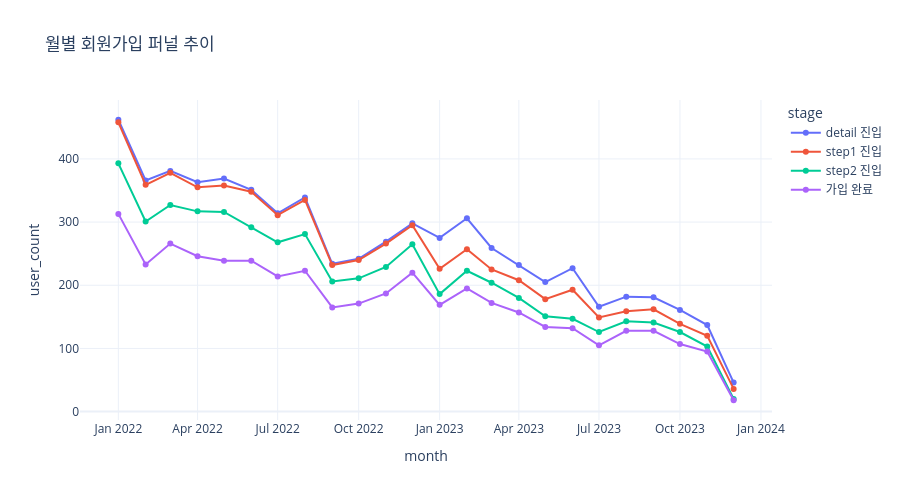

Notebook code cell kept with this figure:
### Markdown cell above
## 5.3 월별 가입 퍼널 추이

### Code cell
# =========================
# 5.3 월별 가입 퍼널 추이
# =========================

query = signup_cte + """
SELECT month,
       SUM(detail_users) AS detail_users, SUM(step1_users) AS step1_users,
       SUM(step2_users) AS step2_users, SUM(done_users) AS done_users
FROM (
    SELECT DATE_FORMAT(detail_time, '%%Y-%%m') AS month,
           COUNT(DISTINCT user_uuid) AS detail_users, 0 AS step1_users, 0 AS step2_users, 0 AS done_users
    FROM step_detail_users GROUP BY DATE_FORMAT(detail_time, '%%Y-%%m')
    UNION ALL
    SELECT DATE_FORMAT(step1_time, '%%Y-%%m'), 0, COUNT(DISTINCT user_uuid), 0, 0
    FROM step1_users GROUP BY DATE_FORMAT(step1_time, '%%Y-%%m')
    UNION ALL
    SELECT DATE_FORMAT(step2_time, '%%Y-%%m'), 0, 0, COUNT(DISTINCT user_uuid), 0
    FROM step2_users GROUP BY DATE_FORMAT(step2_time, '%%Y-%%m')
    UNION ALL
    SELECT DATE_FORMAT(done_time, '%%Y-%%m'), 0, 0, 0, COUNT(DISTINCT user_uuid)
    FROM step3_done_users GROUP BY DATE_FORMAT(done_time, '%%Y-%%m')
) t
WHERE month IS NOT NULL
GROUP BY month ORDER BY month;
"""

monthly_funnel = pd.read_sql(query, engine)
monthly_long = monthly_funnel.melt(
    id_vars=["month"],
    value_vars=["detail_users", "step1_users", "step2_users", "done_users"],
    var_name="stage", value_name="user_count"
)
monthly_long["stage"] = monthly_long["stage"].map({
    "detail_users": "detail 진입", "step1_users": "step1 진입",
    "step2_users": "step2 진입", "done_users": "가입 완료"
})

fig = px.line(monthly_long, x="month", y="user_count", color="stage", markers=True,
              title="월별 회원가입 퍼널 추이", height=500)
fig.show()

### Figure 1 — Plotly figure (JSON) as saved in the notebook; plotly's stock layout.template omitted (floating-point values rounded to 4 significant figures)
{"data": [{"hovertemplate": "stage=detail 진입<br>month=%{x}<br>user_count=%{y}<extra></extra>", "legendgroup": "detail 진입", "line": {"color": "#636efa", "dash": "solid"}, "marker": {"symbol": "circle"}, "mode": "lines+markers", "name": "detail 진입", "orientation": "v", "showlegend": true, "type": "scatter", "x": ["2022-01", "2022-02", "2022-03", "2022-04", "2022-05", "2022-06", "2022-07", "2022-08", "2022-09", "2022-10", "2022-11", "2022-12", "2023-01", "2023-02", "2023-03", "2023-04", "2023-05", "2023-06", "2023-07", "2023-08", "2023-09", "2023-10", "2023-11", "2023-12"], "xaxis": "x", "y": [462.0, 366.0, 381.0, 363.0, 369.0, 351.0, 314.0, 339.0, 234.0, 242.0, 269.0, 298.0, 275.0, 306.0, 259.0, 232.0, 205.0, 227.0, 166.0, 182.0, 181.0, 161.0, 137.0, 46.0], "yaxis": "y"}, {"hovertemplate": "stage=step1 진입<br>month=%{x}<br>user_count=%{y}<extra></extra>", "legendgroup": "step1 진입", "line": {"color": "#EF553B", "dash": "solid"}, "marker": {"symbol": "circle"}, "mode": "lines+markers", "name": "step1 진입", "orientation": "v", "showlegend": true, "type": "scatter", "x": ["2022-01", "2022-02", "2022-03", "2022-04", "2022-05", "2022-06", "2022-07", "2022-08", "2022-09", "2022-10", "2022-11", "2022-12", "2023-01", "2023-02", "2023-03", "2023-04", "2023-05", "2023-06", "2023-07", "2023-08", "2023-09", "2023-10", "2023-11", "2023-12"], "xaxis": "x", "y": [458.0, 359.0, 378.0, 355.0, 358.0, 348.0, 311.0, 335.0, 232.0, 240.0, 266.0, 295.0, 226.0, 257.0, 225.0, 208.0, 178.0, 193.0, 149.0, 159.0, 162.0, 139.0, 120.0, 36.0], "yaxis": "y"}, {"hovertemplate": "stage=step2 진입<br>month=%{x}<br>user_count=%{y}<extra></extra>", "legendgroup": "step2 진입", "line": {"color": "#00cc96", "dash": "solid"}, "marker": {"symbol": "circle"}, "mode": "lines+markers", "name": "step2 진입", "orientation": "v", "showlegend": true, "type": "scatter", "x": ["2022-01", "2022-02", "2022-03", "2022-04", "2022-05", "2022-06", "2022-07", "2022-08", "2022-09", "2022-10", "2022-11", "2022-12", "2023-01", "2023-02", "2023-03", "2023-04", "2023-05", "2023-06", "2023-07", "2023-08", "2023-09", "2023-10", "2023-11", "2023-12"], "xaxis": "x", "y": [393.0, 301.0, 327.0, 317.0, 316.0, 292.0, 268.0, 281.0, 206.0, 211.0, 229.0, 265.0, 186.0, 223.0, 204.0, 180.0, 151.0, 147.0, 126.0, 143.0, 141.0, 126.0, 103.0, 20.0], "yaxis": "y"}, {"hovertemplate": "stage=가입 완료<br>month=%{x}<br>user_count=%{y}<extra></extra>", "legendgroup": "가입 완료", "line": {"color": "#ab63fa", "dash": "solid"}, "marker": {"symbol": "circle"}, "mode": "lines+markers", "name": "가입 완료", "orientation": "v", "showlegend": true, "type": "scatter", "x": ["2022-01", "2022-02", "2022-03", "2022-04", "2022-05", "2022-06", "2022-07", "2022-08", "2022-09", "2022-10", "2022-11", "2022-12", "2023-01", "2023-02", "2023-03", "2023-04", "2023-05", "2023-06", "2023-07", "2023-08", "2023-09", "2023-10", "2023-11", "2023-12"], "xaxis": "x", "y": [313.0, 233.0, 266.0, 246.0, 239.0, 239.0, 214.0, 223.0, 165.0, 171.0, 187.0, 220.0, 169.0, 195.0, 172.0, 157.0, 134.0, 132.0, 105.0, 128.0, 128.0, 107.0, 95.0, 18.0], "yaxis": "y"}], "layout": {"height": 500, "legend": {"title": {"text": "stage"}, "tracegroupgap": 0}, "title": {"text": "월별 회원가입 퍼널 추이"}, "xaxis": {"anchor": "y", "domain": [0.0, 1.0], "title": {"text": "month"}}, "yaxis": {"anchor": "x", "domain": [0.0, 1.0], "title": {"text": "user_count"}}}}
